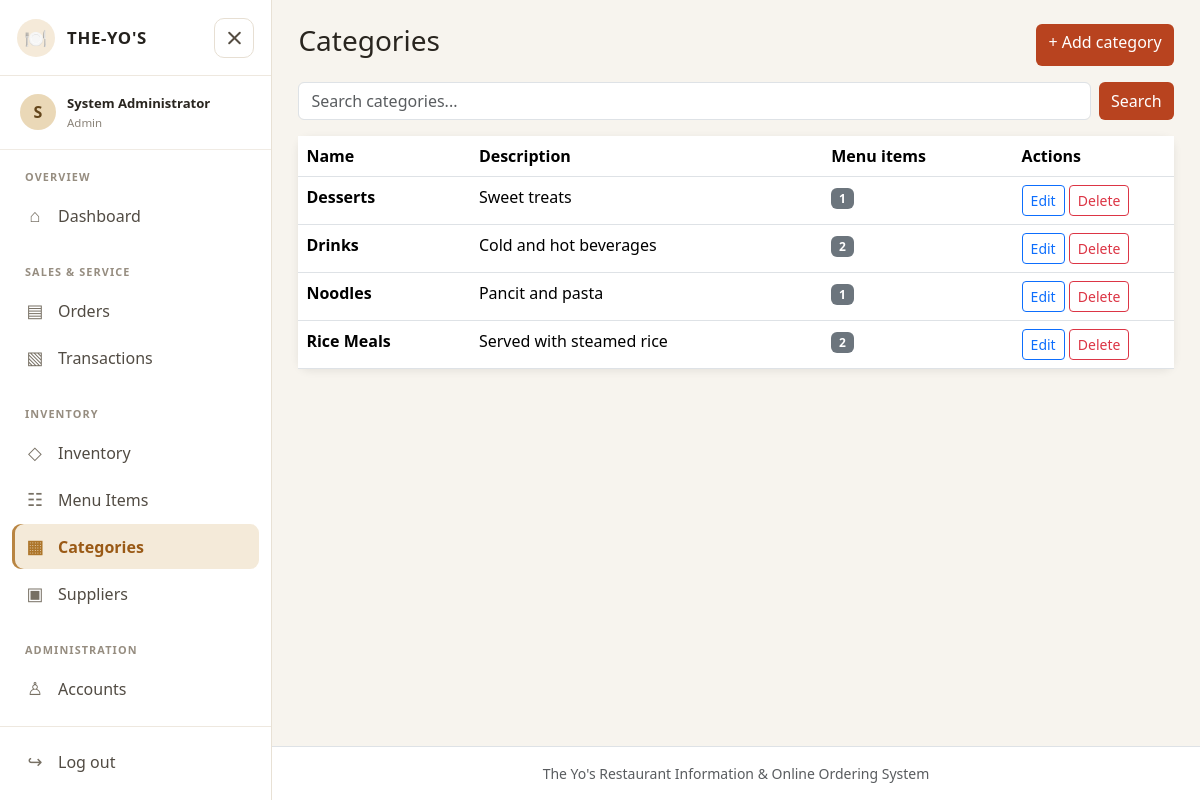
Page /categories.php (signed in) on the committed database.
### tables this page shows
CREATE TABLE categories (
  category_id INT AUTO_INCREMENT PRIMARY KEY,
  category_name VARCHAR(60) NOT NULL UNIQUE,
  description VARCHAR(255) DEFAULT NULL
);

### includes/config.php (called while the page is built, shortened)
<?php
try {
    $conn = mysqli_connect("localhost", "root", "", "theyos_db");
    mysqli_set_charset($conn, "utf8mb4");
} catch (mysqli_sql_exception $ex) {
    error_log($ex->getMessage());
    die("<h3>Cannot connect to the database.</h3><p>Start MySQL in XAMPP and import <b>sql/theyos_db.sql</b> in phpMyAdmin.</p>");
}
function e($s)          { return htmlspecialchars((string)$s, ENT_QUOTES, 'UTF-8'); }
function q($sql, $types = '', $params = []) {
    global $conn;
    $st = mysqli_prepare($conn, $sql);
    if ($types !== '') { mysqli_stmt_bind_param($st, $types, ...$params); }
    mysqli_stmt_execute($st);
    return $st;
}
function rows($st) { return mysqli_fetch_all(mysqli_stmt_get_result($st), MYSQLI_ASSOC); }

### categories.php (the view, shortened to what this page needs)
<?php
require 'includes/config.php'; require_admin();
$title = 'Categories'; $errors = []; $action = $_GET['action'] ?? 'list';
$row = ['category_id' => '', 'category_name' => '', 'description' => ''];
$search = trim($_GET['search'] ?? '');
$list = rows(q("SELECT c.*, (SELECT COUNT(*) FROM menu_items m WHERE m.category_id=c.category_id) AS items FROM categories c WHERE c.category_name LIKE ? ORDER BY c.category_name", 's', ["%$search%"]));
include 'includes/header.php';
?>
<?php if ($action === 'add' || $action === 'edit'): ?>
<div class="card" style="max-width:600px"><div class="card-body">
  <h4><?= $action === 'add' ? 'Add' : 'Edit' ?> category</h4>
  <form method="post"><input type="hidden" name="category_id" value="<?= e($row['category_id']) ?>">
    <label class="form-label">Name</label><input class="form-control mb-2" name="category_name" value="<?= e($row['category_name']) ?>">
    <label class="form-label">Description</label><input class="form-control mb-3" name="description" value="<?= e($row['description']) ?>">
    <button class="btn btn-yo">Save</button> <a class="btn btn-outline-secondary" href="categories.php">Cancel</a></form>
</div></div>
<?php else: ?>
<div class="d-flex justify-content-between mb-3"><h3>Categories</h3><a class="btn btn-yo" href="?action=add">+ Add category</a></div>
<form class="d-flex gap-2 mb-3" method="get"><input class="form-control" name="search" placeholder="Search categories..." value="<?= e($search) ?>"><button class="btn btn-yo">Search</button></form>
<div class="card"><table class="table table-hover mb-0"><thead><tr><th>Name</th><th>Description</th><th>Menu items</th><th width="160">Actions</th></tr></thead><tbody>
<?php foreach ($list as $c): ?><tr><td><b><?= e($c['category_name']) ?></b></td><td><?= e($c['description']) ?></td><td><span class="badge bg-secondary"><?= $c['items'] ?></span></td>
  <td><a class="btn btn-sm btn-outline-primary" href="?action=edit&id=<?= $c['category_id'] ?>">Edit</a>
  <form method="post" class="d-inline" onsubmit="return confirm('Delete this category?')"><button class="btn btn-sm btn-outline-danger">Delete</button></form></td></tr>
<?php endforeach; if (!$list) echo "<tr><td colspan='4' class='text-center text-muted'>No categories found.</td></tr>"; ?>
</tbody></table></div>
<?php endif; include 'includes/footer.php'; ?>

### css/style.css (style rules this page uses)
:root { --yo-brand:#b8431f; --yo-dark:#3b1d12; --yo-cream:#fff8f0; }
body { background: #f7f4ee; font-family: 'Segoe UI', Arial, sans-serif; color:#29251f; }
.btn-yo { background: var(--yo-brand); color:#fff; border:0; }
.card { border:0; box-shadow:0 2px 8px rgba(0,0,0,.08); border-radius:12px; }
.table thead { background: var(--yo-dark); color:#fff; }

### rows in the picture
categories: category_name "Desserts", description "Sweet treats", items "1"
categories: category_name "Drinks", description "Cold and hot beverages", items "2"
categories: category_name "Noodles", description "Pancit and pasta", items "1"
categories: category_name "Rice Meals", description "Served with steamed rice", items "2"

### other values in the picture
substr($_SESSION['fullname'], 0, 1) "S"
$_SESSION['fullname'] "System Administrator"
$_SESSION['accesslevel'] "Admin"
$icon "⌂ ▤ ▧ ◇ ☷ ▦ ▣ ♙"
$label "Dashboard Orders Transactions Inventory Menu Items Categories Suppliers Accounts"
